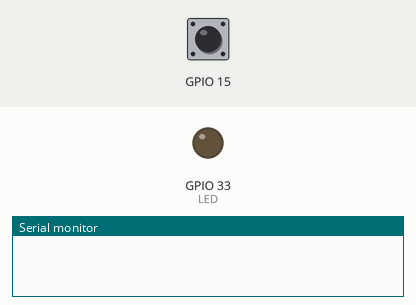
Recording of a sketch running on a simulated ESP32. Parts: output pins drawn as LEDs (lit = HIGH), the last lines printed to the serial monitor. The test bench sets the inputs (shaded band); at power-on: GPIO 15 HIGH.

Above: at 1.2 s.
1.3 s: GPIO 15 pulled LOW for 0.15 s
At 2.6 s:
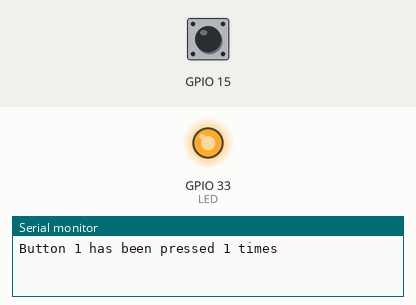
2.9 s: GPIO 15 pulled LOW for 1 s
At 5.1 s:
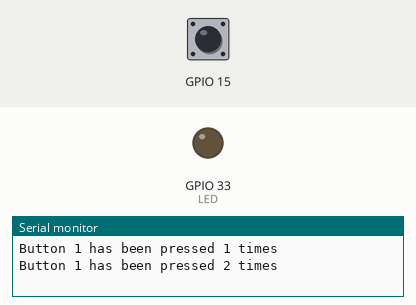
5.4 s: GPIO 15 pulled LOW for 3.2 s
At 8.9 s:
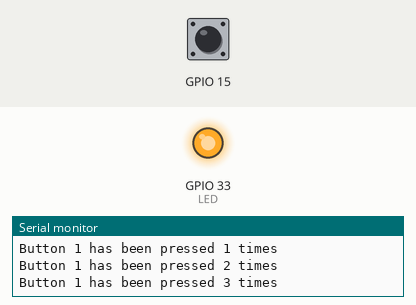
Timing chart, 0 to 10.4 s (numbered marks = the images above; inputs shaded):
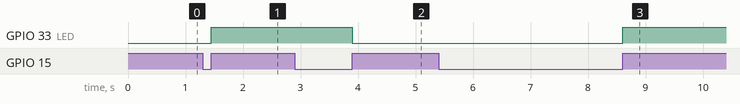

Measured:
- after the input at 1.3 s, GPIO 33 (LED): LOW → HIGH after 0.15 s
- after the input at 2.9 s, GPIO 33 (LED): HIGH → LOW after 1.0 s
- after the input at 5.4 s, GPIO 33 (LED): LOW → HIGH after 3.2 s

The sketch:

push_test.ino
```cpp
#define PUSH 15
#define LED 33
//bool pressed = false;


//int ledstate = 0;

struct Button {
  const uint8_t PIN;
  uint32_t numberKeyPresses;
  bool pressed;
};

Button button1 = {PUSH, 0, false};

void IRAM_ATTR isr() {
  button1.numberKeyPresses += 1;
  button1.pressed = true;
}

void setup() {
  Serial.begin(115200);
  pinMode(button1.PIN, INPUT_PULLUP);
  pinMode(LED, OUTPUT);
  attachInterrupt(button1.PIN, isr, RISING);
}

void loop() {
  if (button1.pressed) {
      Serial.printf("Button 1 has been pressed %u times\n", button1.numberKeyPresses);
      button1.pressed = false;
      //ledstate = !ledstate;
      digitalWrite(LED, digitalRead(LED) ^ 1);
  }

  //Detach Interrupt after 1 Minute
  static uint32_t lastMillis = 0;
  if (millis() - lastMillis > 60000) {
    lastMillis = millis();
    detachInterrupt(button1.PIN);
  Serial.println("Interrupt Detached!");
  }
}
```
